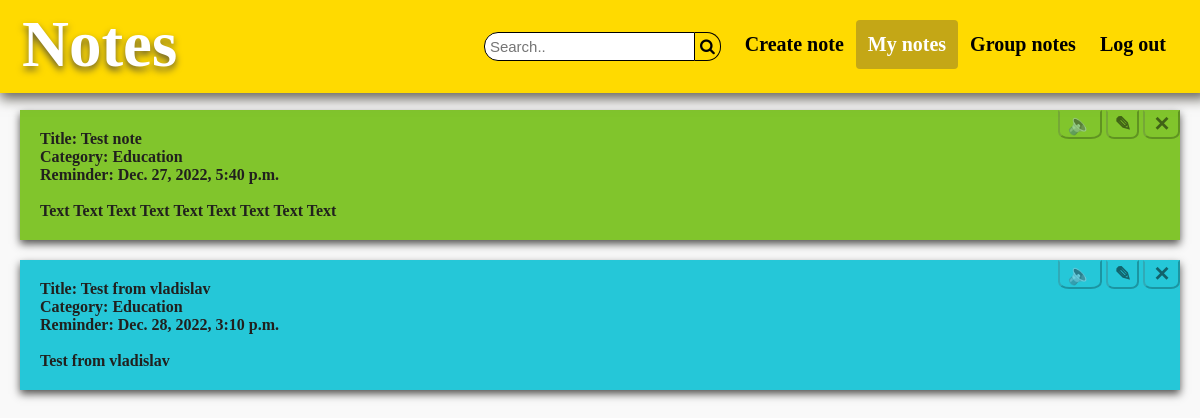
The app's page /notesapp/usernotes/ (signed in) with its own data.
### notesapp/models.py (models this page shows, shortened)
class Notes(models.Model):
    author = models.ForeignKey(User, on_delete=models.CASCADE)
    group = models.ForeignKey(Group, blank=True, null=True, on_delete=models.SET_NULL)
    title = models.CharField(max_length=200)
    text = models.TextField()
    reminder = models.DateTimeField()
    category = models.ForeignKey('Category', on_delete=models.CASCADE)

class Category(models.Model):
    title = models.CharField(max_length=200)
    def __str__(self):
        return self.title

### notesapp/views.py (the view)
# urls.py: path('notesapp/usernotes/', user_notes, name="user_notes"),
@login_required
def user_notes(request):
    user = request.user
    return render(request, 'user_notes.html', context={'notes': Notes.objects.filter(author=user)})

### notesapp/templates/user_notes.html (shortened to what this page needs)
{% extends "base.html" %}
{% load static %}
{% block user_notes %}
    <a class="active" href="{% url 'user_notes' %}">My notes</a>
{% endblock %}
{% block note %}
    {% for item in notes %}
        <div class="note">
            <div class="buttonalignment">
                <button class="actionbutton" value="{{ item.id }}" onclick="play(this.value, '{% url 'get_audio' %}');">
                    <span class="deletebutton">&#x1F508;</span>
                </button>
                <button class="actionbutton" onclick="window.location.href='{% url 'user_note' item.id %}';">
                    <span class="updatebutton">&#x270E;</span>
                </button>
                <button class="actionbutton" onclick="delete_note('{% url 'user_note' item.id %}', '{{ csrf_token }}');">
                    <span class="deletebutton">&#x2715;</span>
                </button>
            </div>
            Title: {{ item.title }}<br>
            Category: {{ item.category }}<br>
            Reminder: {{ item.reminder }}<br><br>
            {{ item.text }}
        </div>
    {% endfor %}
{% endblock %}

### notesapp/static/main.css (style rules this page uses)
body { background: #F9F9F9; margin: 0px; }
.note { margin: 20px; padding: 20px; font-family: "Segoe Print"; box-shadow: 0px 4px 8px #545351; font-weight: bold; color: #21201E; }
.header a { float: left; color: black; text-align: center; padding: 12px; text-decoration: none; font-size: 20px; line-height: 25px; border-radius: 4px; font-weight: bold; }
.header a.active { background-color: #C4A716; color: white; }
.buttonalignment { float: right; margin-top: -20px; margin-right: -20px; background-color: inherit; padding: 0px; }
.actionbutton { background-color: inherit; padding-top: 5px; border-radius: 0% 0% 25% 25%; border-top-color: transparent; border-right-color: rgba(0,0,0, 0.25); border-left-color: rgba(0,0,0, 0.25); border-bottom-color: rgba(0,0,0, 0.25); padding-top: 0px; }
.updatebutton { font-size: 20px; font-weight: bold; opacity: 50%; }
.deletebutton { font-size: 20px; font-weight: bold; opacity: 50%; padding-left: 2px; padding-right: 2px; }

### records on screen
Notes: {{ item.id }} 5 (drawn), title "Test note", category "Education", reminder "Dec. 27, 2022, 5:40 p.m.", text "Text Text Text Text Text Text Text Text Text"
Notes: {{ item.id }} 8 (drawn), title "Test from vladislav", category "Education", reminder "Dec. 28, 2022, 3:10 p.m.", text "Test from vladislav"
